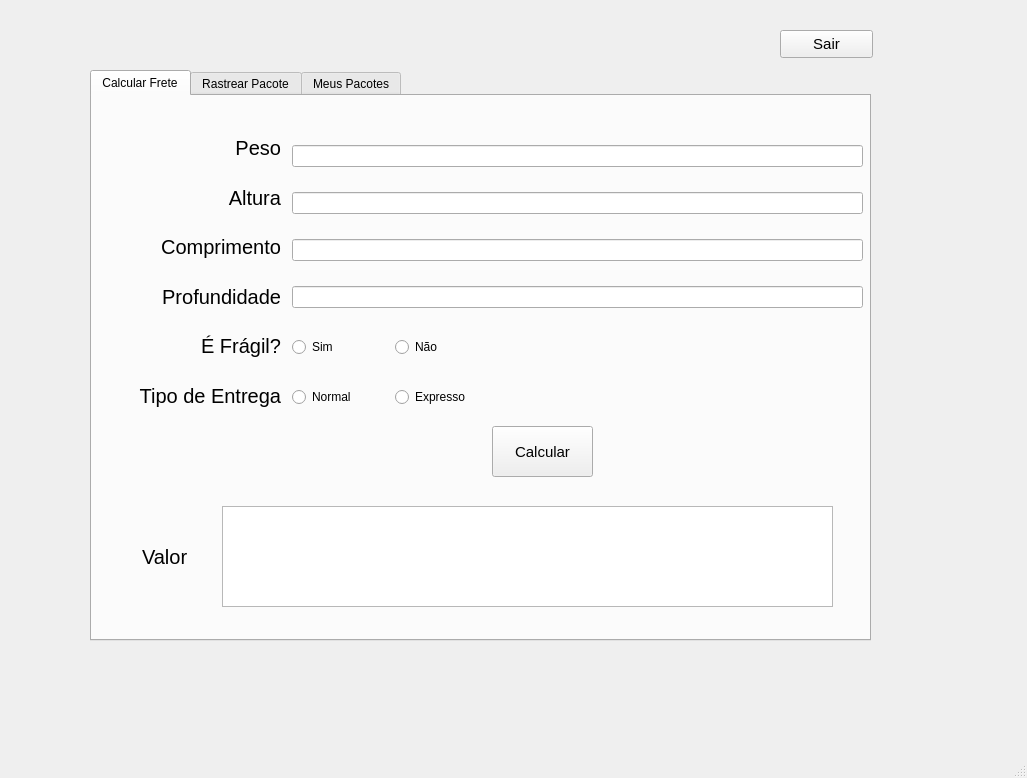
<?xml version="1.0" encoding="UTF-8"?>
<ui version="4.0">
 <class>MainWindow</class>
 <widget class="QMainWindow" name="MainWindow">
  <property name="geometry">
   <rect>
    <x>0</x>
    <y>0</y>
    <width>1027</width>
    <height>778</height>
   </rect>
  </property>
  <property name="windowTitle">
   <string>MainWindow</string>
  </property>
  <widget class="QWidget" name="centralwidget">
   <widget class="QTabWidget" name="tabWidget">
    <property name="geometry">
     <rect>
      <x>90</x>
      <y>70</y>
      <width>781</width>
      <height>571</height>
     </rect>
    </property>
    <property name="currentIndex">
     <number>0</number>
    </property>
    <widget class="QWidget" name="tab">
     <attribute name="title">
      <string>Calcular Frete</string>
     </attribute>
     <widget class="QPushButton" name="calculaFrete">
      <property name="geometry">
       <rect>
        <x>400</x>
        <y>330</y>
        <width>101</width>
        <height>51</height>
       </rect>
      </property>
      <property name="font">
       <font>
        <pointsize>11</pointsize>
       </font>
      </property>
      <property name="cursor">
       <cursorShape>PointingHandCursor</cursorShape>
      </property>
      <property name="text">
       <string>Calcular</string>
      </property>
     </widget>
     <widget class="QLabel" name="label_2">
      <property name="geometry">
       <rect>
        <x>50</x>
        <y>450</y>
        <width>61</width>
        <height>21</height>
       </rect>
      </property>
      <property name="font">
       <font>
        <pointsize>15</pointsize>
       </font>
      </property>
      <property name="text">
       <string>Valor</string>
      </property>
     </widget>
     <widget class="QTextBrowser" name="valorFrete">
      <property name="geometry">
       <rect>
        <x>130</x>
        <y>410</y>
        <width>611</width>
        <height>101</height>
       </rect>
      </property>
     </widget>
     <widget class="QWidget" name="">
      <property name="geometry">
       <rect>
        <x>10</x>
        <y>30</y>
        <width>179</width>
        <height>291</height>
       </rect>
      </property>
      <layout class="QVBoxLayout" name="verticalLayout">
       <item>
        <widget class="QLabel" name="label">
         <property name="font">
          <font>
           <pointsize>15</pointsize>
          </font>
         </property>
         <property name="text">
          <string>Peso</string>
         </property>
         <property name="alignment">
          <set>Qt::AlignRight|Qt::AlignTrailing|Qt::AlignVCenter</set>
         </property>
        </widget>
       </item>
       <item>
        <widget class="QLabel" name="label_4">
         <property name="font">
          <font>
           <pointsize>15</pointsize>
          </font>
         </property>
         <property name="text">
          <string>Altura</string>
         </property>
         <property name="alignment">
          <set>Qt::AlignRight|Qt::AlignTrailing|Qt::AlignVCenter</set>
         </property>
        </widget>
       </item>
       <item>
        <widget class="QLabel" name="label_3">
         <property name="font">
          <font>
           <pointsize>15</pointsize>
          </font>
         </property>
         <property name="text">
          <string>Comprimento</string>
         </property>
         <property name="alignment">
          <set>Qt::AlignRight|Qt::AlignTrailing|Qt::AlignVCenter</set>
         </property>
        </widget>
       </item>
       <item>
        <widget class="QLabel" name="label_5">
         <property name="font">
          <font>
           <pointsize>15</pointsize>
          </font>
         </property>
         <property name="text">
          <string>Profundidade</string>
         </property>
         <property name="alignment">
          <set>Qt::AlignRight|Qt::AlignTrailing|Qt::AlignVCenter</set>
         </property>
        </widget>
       </item>
       <item>
        <widget class="QLabel" name="label_7">
         <property name="font">
          <font>
           <pointsize>15</pointsize>
          </font>
         </property>
         <property name="text">
          <string>É Frágil?</string>
         </property>
         <property name="alignment">
          <set>Qt::AlignRight|Qt::AlignTrailing|Qt::AlignVCenter</set>
         </property>
        </widget>
       </item>
       <item>
        <widget class="QLabel" name="label_8">
         <property name="font">
          <font>
           <pointsize>15</pointsize>
          </font>
         </property>
         <property name="text">
          <string>Tipo de Entrega</string>
         </property>
         <property name="alignment">
          <set>Qt::AlignRight|Qt::AlignTrailing|Qt::AlignVCenter</set>
         </property>
        </widget>
       </item>
      </layout>
     </widget>
     <widget class="QWidget" name="">
      <property name="geometry">
       <rect>
        <x>200</x>
        <y>30</y>
        <width>571</width>
        <height>201</height>
       </rect>
      </property>
      <layout class="QVBoxLayout" name="verticalLayout_2">
       <item>
        <widget class="QLineEdit" name="lineEdit_6"/>
       </item>
       <item>
        <widget class="QLineEdit" name="lineEdit_4"/>
       </item>
       <item>
        <widget class="QLineEdit" name="lineEdit"/>
       </item>
       <item>
        <widget class="QLineEdit" name="lineEdit_2"/>
       </item>
      </layout>
     </widget>
     <widget class="QWidget" name="">
      <property name="geometry">
       <rect>
        <x>200</x>
        <y>240</y>
        <width>199</width>
        <height>22</height>
       </rect>
      </property>
      <layout class="QHBoxLayout" name="horizontalLayout">
       <item>
        <widget class="QRadioButton" name="radioButton_2">
         <property name="text">
          <string>Sim</string>
         </property>
        </widget>
       </item>
       <item>
        <widget class="QRadioButton" name="radioButton">
         <property name="text">
          <string>Não</string>
         </property>
        </widget>
       </item>
      </layout>
     </widget>
     <widget class="QWidget" name="">
      <property name="geometry">
       <rect>
        <x>200</x>
        <y>290</y>
        <width>199</width>
        <height>22</height>
       </rect>
      </property>
      <layout class="QHBoxLayout" name="horizontalLayout_2">
       <item>
        <widget class="QRadioButton" name="radioButton_3">
         <property name="text">
          <string>Normal</string>
         </property>
        </widget>
       </item>
       <item>
        <widget class="QRadioButton" name="radioButton_4">
         <property name="text">
          <string>Expresso</string>
         </property>
        </widget>
       </item>
      </layout>
     </widget>
    </widget>
    <widget class="QWidget" name="tab_2">
     <attribute name="title">
      <string>Rastrear Pacote</string>
     </attribute>
     <widget class="QLineEdit" name="lineEdit_3">
      <property name="geometry">
       <rect>
        <x>260</x>
        <y>50</y>
        <width>491</width>
        <height>22</height>
       </rect>
      </property>
     </widget>
     <widget class="QPushButton" name="lerQR">
      <property name="geometry">
       <rect>
        <x>260</x>
        <y>100</y>
        <width>93</width>
        <height>28</height>
       </rect>
      </property>
      <property name="font">
       <font>
        <pointsize>11</pointsize>
       </font>
      </property>
      <property name="cursor">
       <cursorShape>PointingHandCursor</cursorShape>
      </property>
      <property name="text">
       <string>Ler QR</string>
      </property>
     </widget>
     <widget class="QPushButton" name="Prastreia">
      <property name="geometry">
       <rect>
        <x>320</x>
        <y>150</y>
        <width>141</width>
        <height>51</height>
       </rect>
      </property>
      <property name="font">
       <font>
        <pointsize>11</pointsize>
       </font>
      </property>
      <property name="cursor">
       <cursorShape>PointingHandCursor</cursorShape>
      </property>
      <property name="text">
       <string>Rastrear</string>
      </property>
     </widget>
     <widget class="QTextBrowser" name="prodRastreado">
      <property name="geometry">
       <rect>
        <x>40</x>
        <y>220</y>
        <width>711</width>
        <height>211</height>
       </rect>
      </property>
     </widget>
     <widget class="QPushButton" name="addPacote">
      <property name="geometry">
       <rect>
        <x>170</x>
        <y>450</y>
        <width>161</width>
        <height>51</height>
       </rect>
      </property>
      <property name="font">
       <font>
        <pointsize>11</pointsize>
       </font>
      </property>
      <property name="cursor">
       <cursorShape>PointingHandCursor</cursorShape>
      </property>
      <property name="styleSheet">
       <string notr="true">color: rgb(255, 255, 255);
background-color: rgb(0, 170, 0);</string>
      </property>
      <property name="text">
       <string>Adicionar Pacote</string>
      </property>
     </widget>
     <widget class="QPushButton" name="remPacote">
      <property name="geometry">
       <rect>
        <x>440</x>
        <y>450</y>
        <width>151</width>
        <height>51</height>
       </rect>
      </property>
      <property name="font">
       <font>
        <pointsize>11</pointsize>
       </font>
      </property>
      <property name="cursor">
       <cursorShape>PointingHandCursor</cursorShape>
      </property>
      <property name="styleSheet">
       <string notr="true">background-color: rgb(255, 0, 0);
color: rgb(255, 255, 255);</string>
      </property>
      <property name="text">
       <string>Remover Pacote</string>
      </property>
     </widget>
     <widget class="QWidget" name="">
      <property name="geometry">
       <rect>
        <x>40</x>
        <y>30</y>
        <width>212</width>
        <height>101</height>
       </rect>
      </property>
      <layout class="QVBoxLayout" name="verticalLayout_3">
       <item>
        <widget class="QLabel" name="label_6">
         <property name="font">
          <font>
           <pointsize>15</pointsize>
          </font>
         </property>
         <property name="text">
          <string>Código de Rastreio</string>
         </property>
         <property name="alignment">
          <set>Qt::AlignRight|Qt::AlignTrailing|Qt::AlignVCenter</set>
         </property>
        </widget>
       </item>
       <item>
        <widget class="QLabel" name="label_9">
         <property name="font">
          <font>
           <pointsize>15</pointsize>
          </font>
         </property>
         <property name="text">
          <string>Leitor de QR Code</string>
         </property>
         <property name="alignment">
          <set>Qt::AlignRight|Qt::AlignTrailing|Qt::AlignVCenter</set>
         </property>
        </widget>
       </item>
      </layout>
     </widget>
    </widget>
    <widget class="QWidget" name="tab_3">
     <attribute name="title">
      <string>Meus Pacotes</string>
     </attribute>
     <widget class="QTextBrowser" name="textBrowser">
      <property name="geometry">
       <rect>
        <x>20</x>
        <y>80</y>
        <width>731</width>
        <height>311</height>
       </rect>
      </property>
     </widget>
     <widget class="QPushButton" name="pushButton">
      <property name="geometry">
       <rect>
        <x>320</x>
        <y>420</y>
        <width>131</width>
        <height>51</height>
       </rect>
      </property>
      <property name="font">
       <font>
        <pointsize>11</pointsize>
       </font>
      </property>
      <property name="cursor">
       <cursorShape>PointingHandCursor</cursorShape>
      </property>
      <property name="text">
       <string>Atualizar</string>
      </property>
     </widget>
     <widget class="QLabel" name="label_10">
      <property name="geometry">
       <rect>
        <x>260</x>
        <y>20</y>
        <width>231</width>
        <height>31</height>
       </rect>
      </property>
      <property name="font">
       <font>
        <pointsize>15</pointsize>
       </font>
      </property>
      <property name="text">
       <string>Pacotes Cadastrados</string>
      </property>
     </widget>
    </widget>
   </widget>
   <widget class="QPushButton" name="pushButton_2">
    <property name="geometry">
     <rect>
      <x>780</x>
      <y>30</y>
      <width>93</width>
      <height>28</height>
     </rect>
    </property>
    <property name="font">
     <font>
      <pointsize>11</pointsize>
     </font>
    </property>
    <property name="cursor">
     <cursorShape>PointingHandCursor</cursorShape>
    </property>
    <property name="text">
     <string>Sair</string>
    </property>
   </widget>
  </widget>
  <widget class="QMenuBar" name="menubar">
   <property name="geometry">
    <rect>
     <x>0</x>
     <y>0</y>
     <width>1027</width>
     <height>26</height>
    </rect>
   </property>
  </widget>
  <widget class="QStatusBar" name="statusbar"/>
 </widget>
 <resources/>
 <connections/>
</ui>
